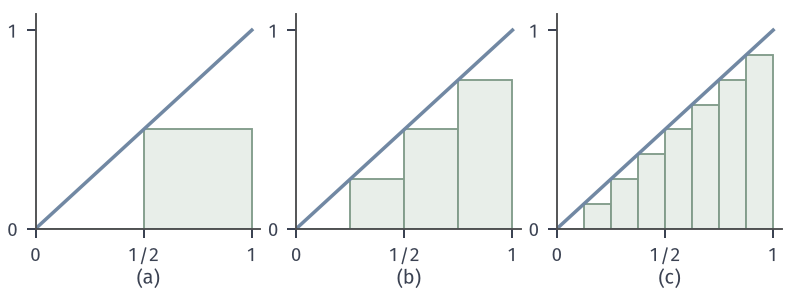

Write the Python code that produced this figure.
from pathlib import Path
import sys
ROOT = next(p for p in Path(__file__).resolve().parents if (p/"build.sh").is_file() and (p/"tex/book.tex").is_file())
sys.path.insert(0, str(ROOT/"figures/00-shared/mathematical-preliminaries-upper/00-shared/comprehension-figures"))
from support import figure, save, BLUE, GREEN, YELLOW, RED, PURPLE, INK, MUTED, GRID, BLUE_FILL, GREEN_FILL, YELLOW_FILL, RED_FILL, PURPLE_FILL
import numpy as np
from matplotlib.patches import Rectangle

def labels(fig, axes, y=.03):
    for ax, s in zip(axes, ['(a)', '(b)', '(c)']):
        p = ax.get_position(); fig.text((p.x0+p.x1)/2, y, s, ha='center', va='bottom')

# f(x)=x on [0,1], dyadic layer approximations phi_n=floor(2^n x)/2^n, n=1,2,3.
fig, axes = figure(width_mm=112, height_mm=42, ncols=3)
fig.set_layout_engine(None)
fig.subplots_adjust(left=.045, right=.985, top=.95, bottom=.23, wspace=.16)
x = np.linspace(0, 1, 200)
for ax, n in zip(axes, (1, 2, 3)):
    m = 2**n
    for k in range(m):
        ax.add_patch(Rectangle((k/m, 0), 1/m, k/m, fc=GREEN_FILL, ec=GREEN, lw=.75))
    ax.plot(x, x, color=BLUE, lw=1.4)
    ax.set_xlim(0, 1.04); ax.set_ylim(0, 1.08); ax.set_xticks([0, .5, 1]); ax.set_xticklabels(['0', '1/2', '1']); ax.set_yticks([0, 1])
labels(fig, axes)
save(fig, Path(__file__).resolve().parent, 'figure', {'formula': 'f(x)=x, phi_n=floor(2^n x)/2^n, n=1,2,3; integrals 1/4,3/8,7/16'})
